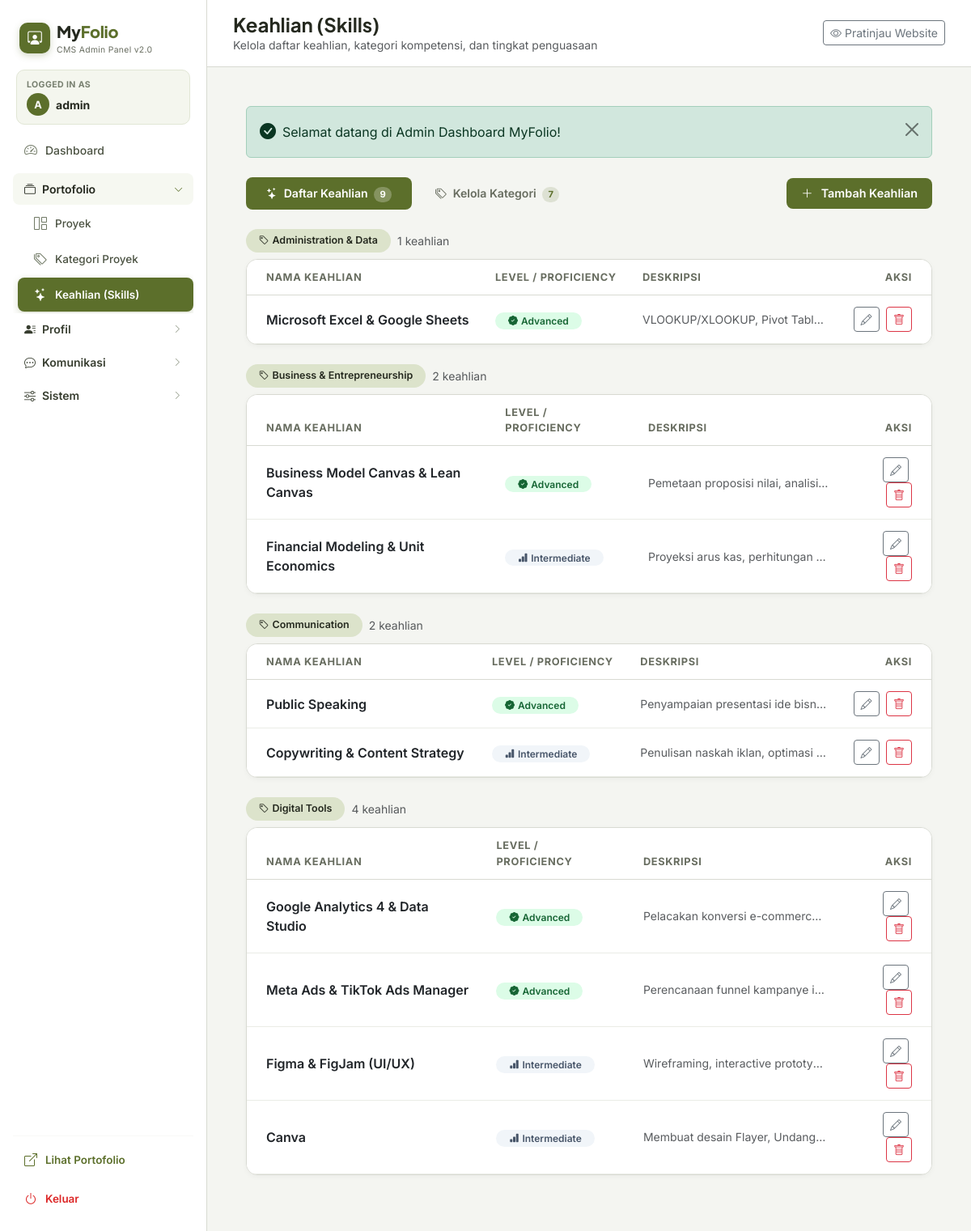
Page /admin/skills.php (signed in) on the committed database.
### tables this page shows
CREATE TABLE `skills` (
  `id` int(11) NOT NULL AUTO_INCREMENT,
  `skill_name` varchar(100) NOT NULL,
  `category` varchar(80) NOT NULL,
  `proficiency` varchar(30) DEFAULT NULL,
  `description` varchar(255) DEFAULT NULL,
  `sort_order` int(11) DEFAULT 0,
  `created_at` timestamp NOT NULL DEFAULT current_timestamp(),
  `updated_at` timestamp NOT NULL DEFAULT current_timestamp() ON UPDATE current_timestamp(),
  PRIMARY KEY (`id`)
);

### includes/functions.php (called while the page is built, shortened)
<?php
function e(?string $value): string {
    return htmlspecialchars($value ?? '', ENT_QUOTES, 'UTF-8');
}

### admin/skills.php (the view, shortened to what this page needs)
<?php
require_once __DIR__ . '/includes/admin_init.php';
$skills     = $pdo->query("SELECT * FROM skills ORDER BY category ASC, sort_order ASC")->fetchAll();
$skillCats  = $pdo->query("SELECT sc.*, (SELECT COUNT(*) FROM skills s WHERE s.category = sc.category_name) AS skill_count FROM skill_categories sc ORDER BY sc.sort_order ASC, sc.category_name ASC")->fetchAll();
$skillsByCategory = [];
foreach ($skills as $sk) {
    $skillsByCategory[$sk['category']][] = $sk;
}
require_once __DIR__ . '/includes/admin_header.php';
?>
<div class="d-flex justify-content-between align-items-center mb-4">
    <ul class="nav nav-pills gap-1" id="skillsTab" role="tablist">
        <li class="nav-item">
            <button class="nav-link active px-4" id="tab-skills-btn"
                    data-bs-toggle="pill" data-bs-target="#tab-skills" type="button">
                <i class="bi bi-stars me-1"></i> Daftar Keahlian
                <span class="badge rounded-pill ms-1" style="background:rgba(92,111,43,.15);color:var(--color-primary);font-size:.7rem;"><?= count($skills) ?></span>
            </button>
        </li>
        <li class="nav-item">
            <button class="nav-link px-4" id="tab-kategori-btn"
                    data-bs-toggle="pill" data-bs-target="#tab-kategori" type="button">
                <i class="bi bi-tags me-1"></i> Kelola Kategori
                <span class="badge rounded-pill ms-1" style="background:rgba(92,111,43,.15);color:var(--color-primary);font-size:.7rem;"><?= count($skillCats) ?></span>
            </button>
        </li>
    </ul>
    <div id="btn-skills-action">
        <button class="btn btn-admin-primary" data-bs-toggle="modal" data-bs-target="#addSkillModal">
            <i class="bi bi-plus-lg me-1"></i> Tambah Keahlian
        </button>
    </div>
</div>
<div class="tab-content">
    <div class="tab-pane fade show active" id="tab-skills">
        <?php if (empty($skills)): ?>
            <div class="admin-card text-center py-5 text-muted">
                <i class="bi bi-stars fs-1 d-block mb-3 opacity-25"></i>
                Belum ada keahlian. Tambahkan skill pertama Anda.
            </div>
        <?php else: ?>
            <?php foreach ($skillsByCategory as $catName => $catSkills): ?>
            <div class="mb-4">
                <div class="d-flex align-items-center gap-2 mb-2">
                    <span class="badge px-3 py-2 rounded-pill fw-semibold"
                          style="background:var(--color-soft-olive);color:var(--color-dark);font-size:.78rem;">
                        <i class="bi bi-tag me-1"></i><?= e($catName) ?>
                    </span>
                    <span class="text-muted small"><?= count($catSkills) ?> keahlian</span>
                </div>
                <div class="admin-card p-0 overflow-hidden mb-0">
                    <div class="table-responsive">
                        <table class="table admin-table align-middle mb-0">
                            <thead>
                                <tr>
                                    <th class="ps-4">Nama Keahlian</th>
                                    <th>Level / Proficiency</th>
                                    <th>Deskripsi</th>
                                    <th class="text-end pe-4">Aksi</th>
                                </tr>
                            </thead>
                            <tbody>
                                <?php foreach ($catSkills as $sk):
                                    $prof = $sk['proficiency'] ?? 'Intermediate';
                                    $profStyle = match($prof) {
                                        'Advanced'     => 'background:#DCFCE7;color:#166534;',
                                        'Beginner'     => 'background:#FEF9C3;color:#854D0E;',
                                        default        => 'background:#F1F5F9;color:#475569;',
                                    };
                                    $profIcon = match($prof) {
                                        'Advanced' => 'bi-patch-check-fill',
                                        'Beginner' => 'bi-hourglass-split',
                                        default    => 'bi-bar-chart-fill',
                                    };
                                ?>
                                <tr>
                                    <td class="ps-4 fw-semibold text-dark"><?= e($sk['skill_name']) ?></td>
                                    <td>
                                        <span class="badge rounded-pill px-3 py-1 fw-semibold"
                                              style="font-size:.75rem;<?= $profStyle ?>">
                                            <i class="bi <?= $profIcon ?> me-1"></i><?= e($prof) ?>
                                        </span>
                                    </td>
                                    <td class="small text-muted text-truncate" style="max-width:260px;">
                                        <?= e($sk['description'] ?: '—') ?>
                                    </td>
                                    <td class="text-end pe-4">
                                        <button class="btn btn-outline-secondary btn-sm py-1 px-2 me-1"
                                                onclick="openEditSkill(<?= htmlspecialchars(json_encode($sk), ENT_QUOTES, 'UTF-8') ?>)"
                                                title="Edit">
                                            <i class="bi bi-pencil"></i>
                                        </button>
                                        <form method="POST" action="skills.php" class="d-inline"
                                              onsubmit="return confirm('Hapus keahlian ini?');">
                                            <button type="submit" class="btn btn-outline-danger btn-sm py-1 px-2" title="Hapus">
                                                <i class="bi bi-trash"></i>
                                            </button>
                                        </form>
                                    </td>
                                </tr>
                                <?php endforeach; ?>
                            </tbody>
                        </table>
                    </div>
                </div>
            </div>
            <?php endforeach; ?>
        <?php endif; ?>
    </div>
</div>
<?php require_once __DIR__ . '/includes/admin_footer.php'; ?>

### assets/css/admin.css (style rules this page uses)
:root { --color-primary: #5C6F2B; --color-primary-hover: #495822; --color-background: #F4F5F1; --color-sidebar: #FFFFFF; --color-dark: #25291F; --color-soft-olive: #DCE3CB; --color-white: #FFFFFF; --color-muted: #686D60; --color-border: #D8DAD2; --radius-card: 14px; --radius-button: 8px; --shadow-sm: 0 2px 6px rgba(0, 0, 0, 0.04); }
body { font-family: 'Inter', sans-serif; background-color: var(--color-background); color: var(--color-dark); }
.admin-card { background-color: var(--color-white); border: 1px solid var(--color-border); border-radius: var(--radius-card); box-shadow: var(--shadow-sm); padding: 24px; margin-bottom: 24px; }
.admin-table th { font-size: 0.8rem; font-weight: 700; text-transform: uppercase; color: var(--color-muted); letter-spacing: 0.05em; border-bottom: 1.5px solid var(--color-border); padding: 12px 16px; }
.admin-table td { padding: 14px 16px; vertical-align: middle; border-bottom: 1px solid #EAECE6; }
.btn-admin-primary { background-color: var(--color-primary); color: #fff; border: none; border-radius: var(--radius-button); padding: 8px 18px; font-weight: 600; font-size: 0.9rem; display: inline-flex; align-items: center; gap: 6px; }
.nav-pills .nav-link { color: var(--color-muted); font-weight: 600; font-size: 0.88rem; border-radius: var(--radius-button); padding: 8px 18px; transition: all 0.2s ease; border: 1px solid transparent; }
.nav-pills .nav-link.active { background-color: var(--color-primary); color: #ffffff; }
.nav-pills .nav-link.active .badge { background-color: rgba(255, 255, 255, 0.25) !important; color: #ffffff !important; }

### rows in the picture
skills: skill_name "Microsoft Excel & Google Sheets", proficiency "Advanced", description "VLOOKUP/XLOOKUP, Pivot Tabl…"
skills: skill_name "Business Model Canvas & Lean Canvas", proficiency "Advanced", description "Pemetaan proposisi nilai, analisi…"
skills: skill_name "Financial Modeling & Unit Economics", proficiency "Intermediate", description "Proyeksi arus kas, perhitungan…"
skills: skill_name "Public Speaking", proficiency "Advanced", description "Penyampaian presentasi ide bisn…"
skills: skill_name "Copywriting & Content Strategy", proficiency "Intermediate", description "Penulisan naskah iklan, optimasi…"
skills: skill_name "Google Analytics 4 & Data Studio", proficiency "Advanced", description "Pelacakan konversi e-commerc…"
skills: skill_name "Meta Ads & TikTok Ads Manager", proficiency "Advanced", description "Perencanaan funnel kampanye i…"
skills: skill_name "Figma & FigJam (UI/UX)", proficiency "Intermediate", description "Wireframing, interactive prototy…"
skills: skill_name "Canva", proficiency "Intermediate", description "Membuat desain Flayer, Undang…"

### other values in the picture
substr($_SESSION['admin_username'] ?? 'A', 0, 1) "A"
$_SESSION['admin_username'] "admin"
$pageTitle "Keahlian (Skills)"
$pageSubtitle "Kelola daftar keahlian, kategori kompetensi, dan tingkat penguasaan"
$flash['message'] "Selamat datang di Admin Dashboard MyFolio!"
count($skills) "9"
count($skillCats) "7"
$catName "Administration & Data"
count($catSkills) "1"
$catName "Business & Entrepreneurship"
count($catSkills) "2"
$catName "Communication"
$catName "Digital Tools"
count($catSkills) "4"
